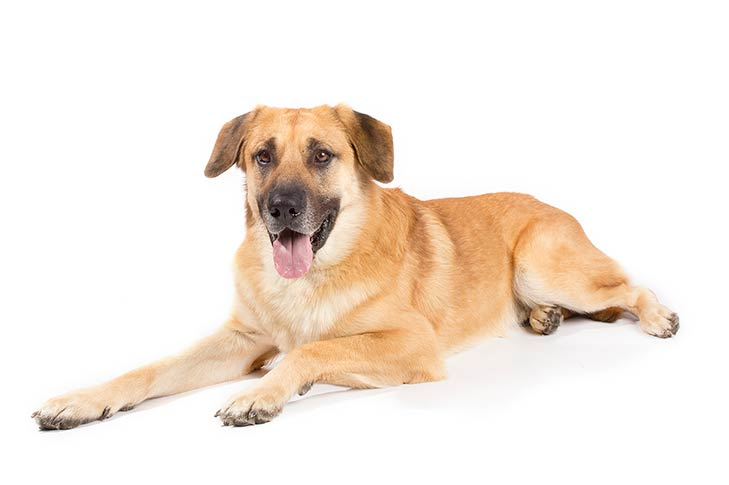
#> input picture ass04/dog.jpg, 729 x 485 px
$ jupyter execute --allow-errors hw4-feature-engineering.ipynb
#> lines starting #> are read from the running program, lines starting #| are printed output that depends on the picture
## 0. Basic knowledge of feature engineering

[cell 1]
## Question 1: A good feature should be

**Answer1:**
representative and discriminative

[cell 2]
## Question 2: Why is image feature extraction hard?

**Answer2:**

background clutter, deformation, flipped picture, viewpoint variation, intra-class variation, scale variation, illumination conditions, occlusion, etc.

[cell 3]
## Question 3: As we have learned in class, both 'Maximum entropy' and 'Smallest margin' can be used to
## measure uncertainty in active learning. Please explain which one is better for active learning and why?
## Note that: this is an open question and you can answer in Chinese as well.

In general, the maximum entropy approach performs better than smallest margin approach.

As can been seen from the algorithm, the smallest margin approach takes information only from two most uncertain sets of unlabeled data, while maximum entropy takes all subsets into consideration. Therefore, in binary-classification problems the two approaches will generate same results; while in multi-class cases, the maximum entropy approach will outperform smallest margin approach. This is the reason why maximum entropy is the most widely used algorithm in uncertainty sampling.

**Reference**: Ghasemi, Alireza & Rabiee, Hamid & Fadaee, Mohsen & Manzuri, M.T. & Rohban, Mohammad Hossein. (2016). Active Learning from Positive and Unlabeled Data.

## 1. Text feature engineering

[cell 4]
## Given a corpus as:
corpus = ['The goal of this lecture is to explain text processing.',
          'The bag of words model is one such approach.',
          'Text processing via bag of words.',
          'Data science includes text processing']

[cell 5]
## Question 4: Use BOW to extract features of the given corpus.
## Your code here
from sklearn.feature_extraction.text import CountVectorizer
vectorizer = CountVectorizer()
X = vectorizer.fit_transform(corpus)
print(X)

[cell 6]
## Question 5: Use TFIDF to extract features of the given corpus.
## Your code here
from sklearn.feature_extraction.text import TfidfVectorizer
vectorizer = TfidfVectorizer()
X = vectorizer.fit_transform(corpus)
print(X)

[cell 7]
## Question 6: Use Word2Vec to extract features of the given corpus.
from gensim.sklearn_api import W2VTransformer
## You should extract the vector representation of the word 'text' by the model trained on the given corpus.
## Note that: the formulation of the given corpus is different from that of common_texts,
## you should transform the given corpus to the the formulation of common_texts first.

#> (the rest of this cell did not finish here and is left out)

#> (a cell that did not finish here is left out)

#> (a cell that did not finish here is left out)

## 2. Time series feature engineering

[cell 10]
## Question 7: Use decompose (model='additive') to extract time series features of the given time series
from random import randrange
import math
from pandas import Series
series = Series([20*math.sin(i/18*math.pi) + i + randrange(10) for i in range(1,360)])

[cell 11]
from matplotlib import pyplot

from statsmodels.tsa.seasonal import seasonal_decompose
##
## Your code here
##
#> (the rest of this cell did not finish here and is left out)

#### Note:
from ``?seasonal_decompose`` we get:
```
freq : int, optional
    Frequency of the series. Must be used if x is not a pandas object.
    Overrides default periodicity of x if x is a pandas
    object with a timeseries index.
```
and according to [Julia on StackExchange](https://stats.stackexchange.com/questions/285718/seasonal-decomposition), the decomposition frequency is the ratio between the period of the observed phenomenon and your measurement(sampling) interval. In this example, the seasonal component of the series has period:

$$T = \frac{2\pi}{\pi/18} = 36$$

and the sampling interval is implied as 1, so our decomposition frequency is:

$$freq = 36/1 = 36$$

[cell 12]
## Question 8: Use Discrete Fourier Transform (DFT) to extract time series features of the given time series
import matplotlib.pyplot as plt
import numpy as np
series = Series([np.cos(2*math.pi*1/8*n+math.pi/8) for n in range(800)])
##
## Your code here
##
sp = np.fft.fft(series)
freq = np.fft.fftfreq(series.shape[-1])
plt.plot(freq, sp.real, freq, sp.imag)
plt.show()
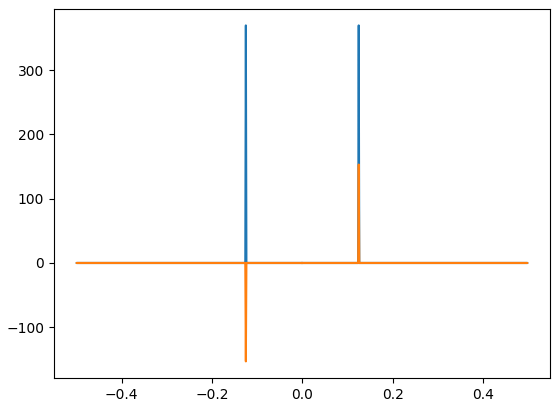
#> figure drawn by matplotlib, 1 panel

## 3. Image feature engineering

[cell 13]
## Use SIFT in opencv-python to extract image features on the given image 'morning.jpg'
import cv2
import numpy as np
name = 'dog.jpg'
img = cv2.imread(name)
#> img is the input picture: shape (485, 729, 3); mean B, G, R 224.7, 234.2, 244.6
gray_img= cv2.cvtColor(img,cv2.COLOR_BGR2GRAY)
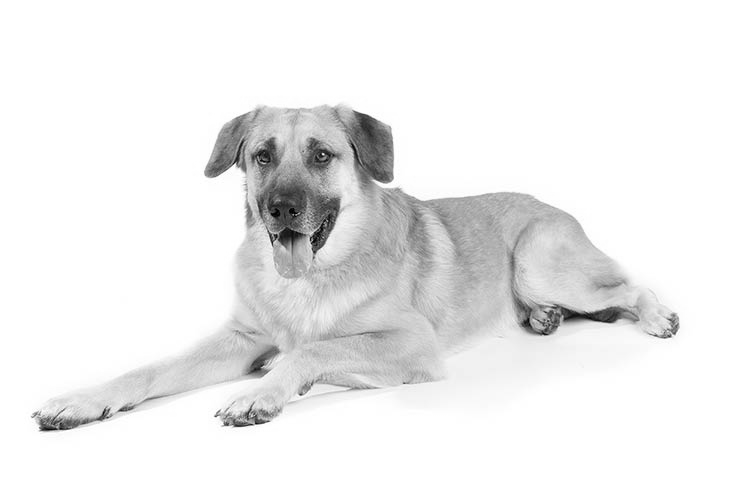
#> gray_img: shape (485, 729); min 2, max 255, mean 236.2
print("The shape of the image: ", gray_img.shape)
#| The shape of the image:  (485, 729)
siftDetector= cv2.xfeatures2d.SIFT_create()
## Note that: SIFT was re-organized in opencv thus you should import it like this.
## finds the keypoint in the images
kp = siftDetector.detect(gray_img,None)
#> kp = 418 keypoints; strongest (x, y, size): (610, 316, 12.6), (370, 141, 32.8), (572, 316, 10.2), (48, 425, 12.3)
## draws the small circles on the locations of keypoints
cv2.drawKeypoints(gray_img,kp,img,flags=cv2.DRAW_MATCHES_FLAGS_DRAW_RICH_KEYPOINTS)
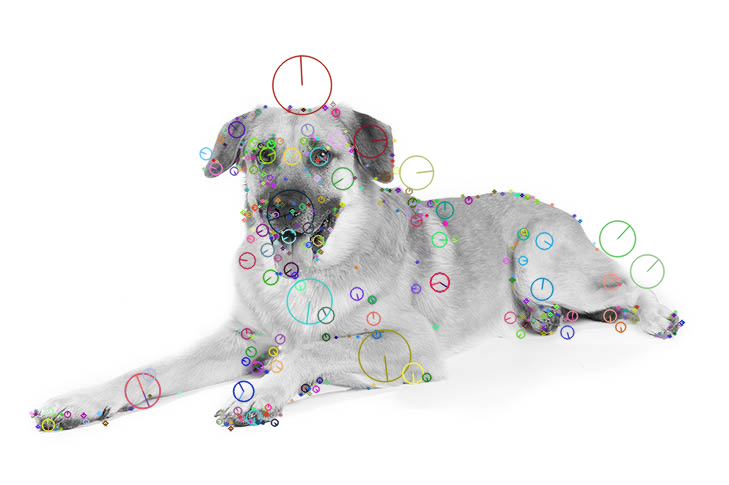
#> img: shape (485, 729, 3); mean B, G, R 234.8, 235, 235.1
cv2.imwrite('sift_keypoint_' + name + '.jpg', img) ## Save Example
## directly find keypoints and descriptors in a single step
kp, des = siftDetector.detectAndCompute(gray_img,None)
print("The shape of feature description: ", des.shape)
#| The shape of feature description:  (418, 128)

[cell 14]
## Question 9: Please rescale the given image 'dog.jpg' at a random ratio between 0.3 with 1.5.
## Note that: the width and height of the given image should be rescaled at a different ratio.
## Repeat this operation five times, then you will get five new images with different scale.
##
## Please extract the SIFT features of these images respectively and use 'imwrite' to save them.
## An example of saving keypoints on the input image is shown as follow:
## cv2.drawKeypoints(gray_img,kp,img,flags=cv2.DRAW_MATCHES_FLAGS_DRAW_RICH_KEYPOINTS)
## cv2.imwrite('sift_keypoint_' + name, img)
import cv2
import random
name = 'dog.jpg'
img = cv2.imread(name)

siftDetector= cv2.xfeatures2d.SIFT_create()

for i in range(5):
    x_prop = random.uniform(0.3,1.5)
    y_prop = random.uniform(0.3,1.5)
    img_scaled = cv2.resize(img, (0,0), fx = x_prop, fy = y_prop)
    gray_img_scaled = cv2.cvtColor(img_scaled, cv2.COLOR_BGR2GRAY)
    kp = siftDetector.detect(gray_img_scaled, None)
    cv2.drawKeypoints(gray_img_scaled,kp,img_scaled,flags=cv2.DRAW_MATCHES_FLAGS_DRAW_RICH_KEYPOINTS)
    cv2.imwrite('sift_keypoint_scaled_' + name + str(i) + '.jpg', img_scaled)
#> this loop made 5 passes
#> pass 2, `img_scaled = cv2.resize(img, (0,0), fx = x_prop, fy = y_prop)`:
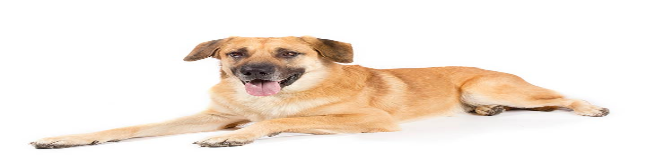
#> img_scaled: shape (168, 654, 3); mean B, G, R 224.7, 234.2, 244.6
#> after the loop:
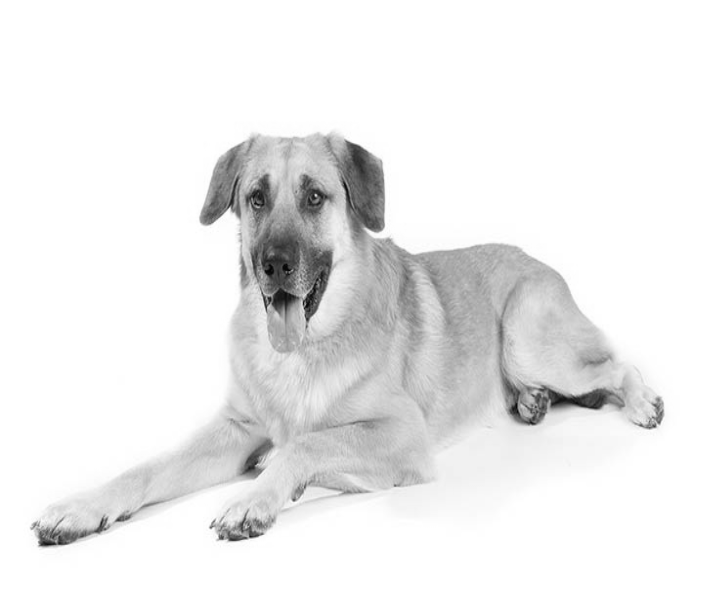
#> gray_img_scaled: shape (615, 713); min 4, max 255, mean 236.2
#> after the loop:
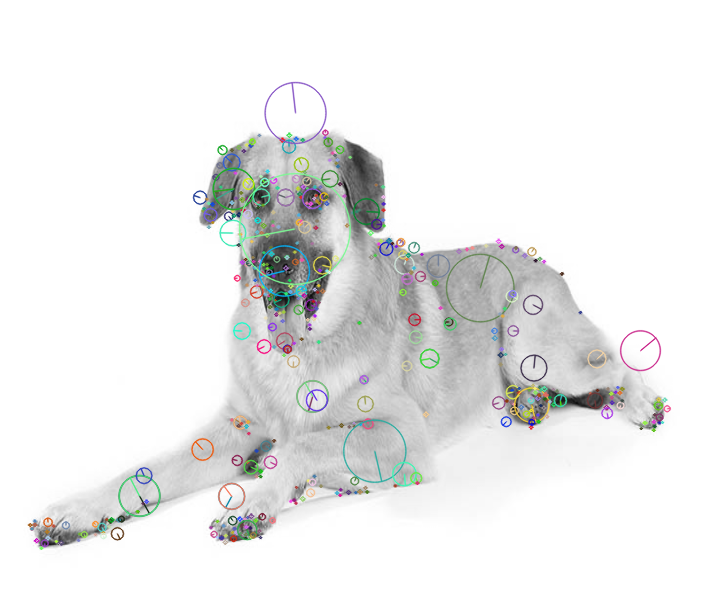
#> img_scaled: shape (615, 713, 3); mean B, G, R 235.1, 235.4, 234.9

[cell 15]
## Question 10: Please rotate the given image 'dog.jpg' 30, 60, 90, 120, 150, 180 degrees clockwise,
## then you will get six new images with different rotation angle.
## Please extract the SIFT features of these images respectively and use 'imwrite' to save them.
## An example of saving keypoints on the input image is shown as follow:
import numpy as np

name = 'dog.jpg'
img = cv2.imread(name)

siftDetector= cv2.xfeatures2d.SIFT_create()

for i in range(1,7):
    (height, width) = img.shape[:2]

    img_canvas =  np.full((height + width, height + width, 3),(255,255,255), dtype = np.uint8)
    x_start = height//2 + 1
    x_end = height//2 + width
    y_start = width//2 + 1
    y_end = width//2 + height

    for j in range(y_start, y_end + 1):
        img_canvas[j][x_start:x_end + 1][:] = img[j-y_start][:][:]

    center = ((width+height)//2, (width+height)//2)

    rotate = cv2.getRotationMatrix2D(center, 30*i, scale = 1.0)
    img_rotated = cv2.warpAffine(img_canvas, rotate, (height + width, height + width), borderValue=(255, 255, 255))

    gray_img_rotated = cv2.cvtColor(img_rotated, cv2.COLOR_BGR2GRAY)
    kp = siftDetector.detect(gray_img_rotated, None)
    cv2.drawKeypoints(gray_img_rotated,kp,img_rotated,flags=cv2.DRAW_MATCHES_FLAGS_DRAW_RICH_KEYPOINTS)
    cv2.imwrite('sift_keypoint_rotated_' + name + str(i)+ '.jpg', img_rotated)
#> this loop made 6 passes
#> rotate on passes 1 to 6: [[0.866, 0.5, -222.2], [-0.5, 0.866, 384.8]], [[0.5, 0.866, -222.2], [-0.866, 0.5, 829.2]], [[6.12e-17, 1, -1.14e-13], [-1, 6.12e-17, 1214]], [[-0.5, 0.866, 384.8], [-0.866, -0.5, 1436.2]], [[-0.866, 0.5, 829.2], [-0.5, -0.866, 1436.2]], [[-1, 1.22e-16, 1214], [-1.22e-16, -1, 1214]]
#> pass 1, `gray_img_rotated = cv2.cvtColor(img_rotated, cv2.COLOR_BGR2GRAY)`:
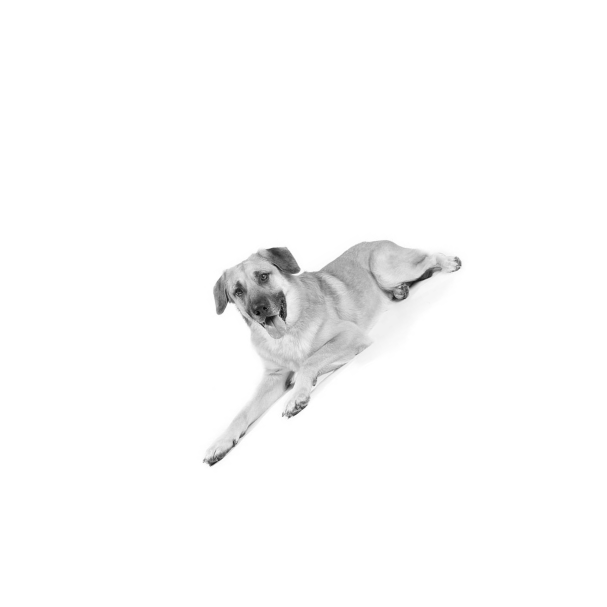
#> gray_img_rotated: shape (1214, 1214) (shown at 1/2 size); min 3, max 255, mean 250.5
#> pass 1, `cv2.imwrite('sift_keypoint_rotated_' + name + str(i)+ '.jpg', img_rota..`:
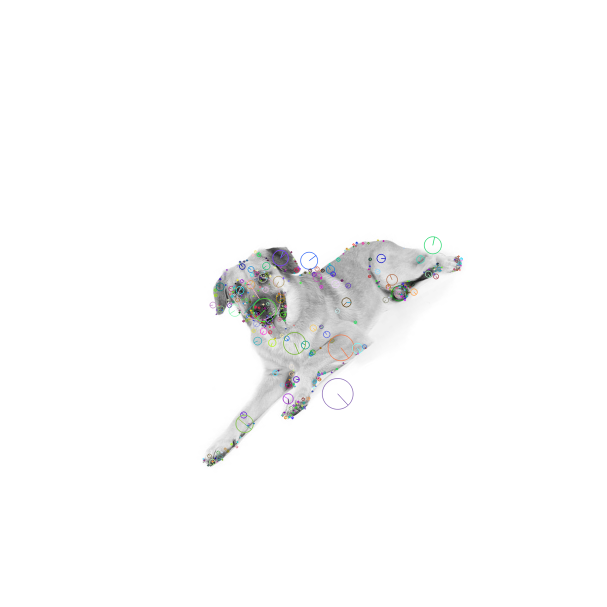
#> saved as sift_keypoint_rotated_dog.jpg1.jpg: shape (1214, 1214, 3) (shown at 1/2 size); mean B, G, R 250.3, 250.3, 250.2
#> after the loop:
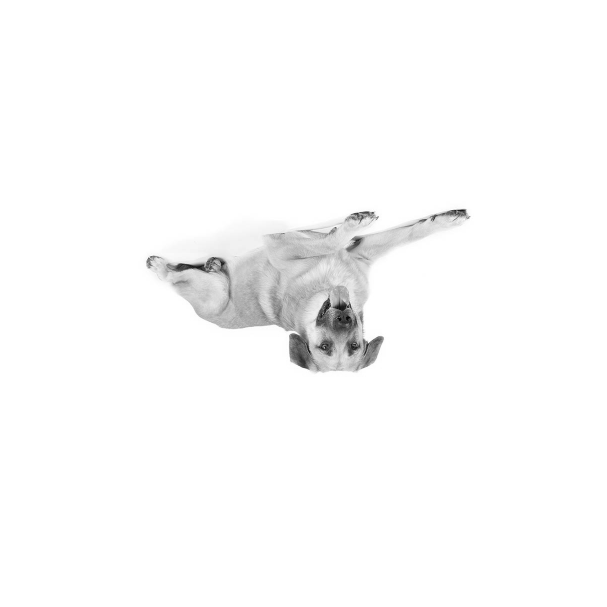
#> gray_img_rotated: shape (1214, 1214) (shown at 1/2 size); min 2, max 255, mean 250.5
#> after the loop:
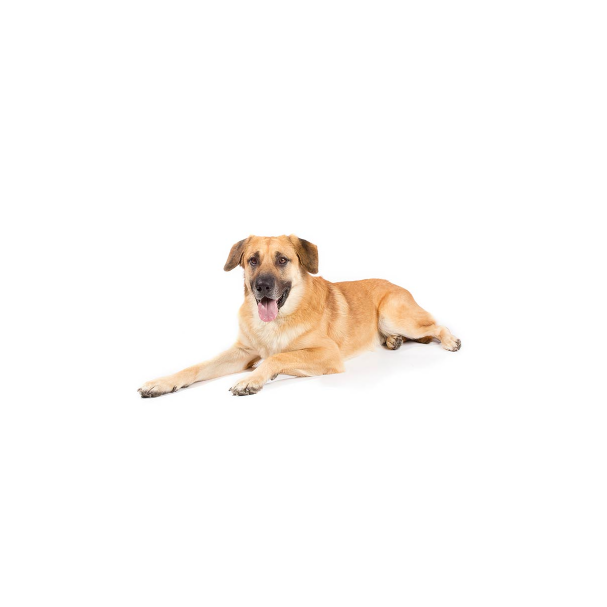
#> img_canvas: shape (1214, 1214, 3) (shown at 1/2 size); mean B, G, R 247.7, 250, 252.5
